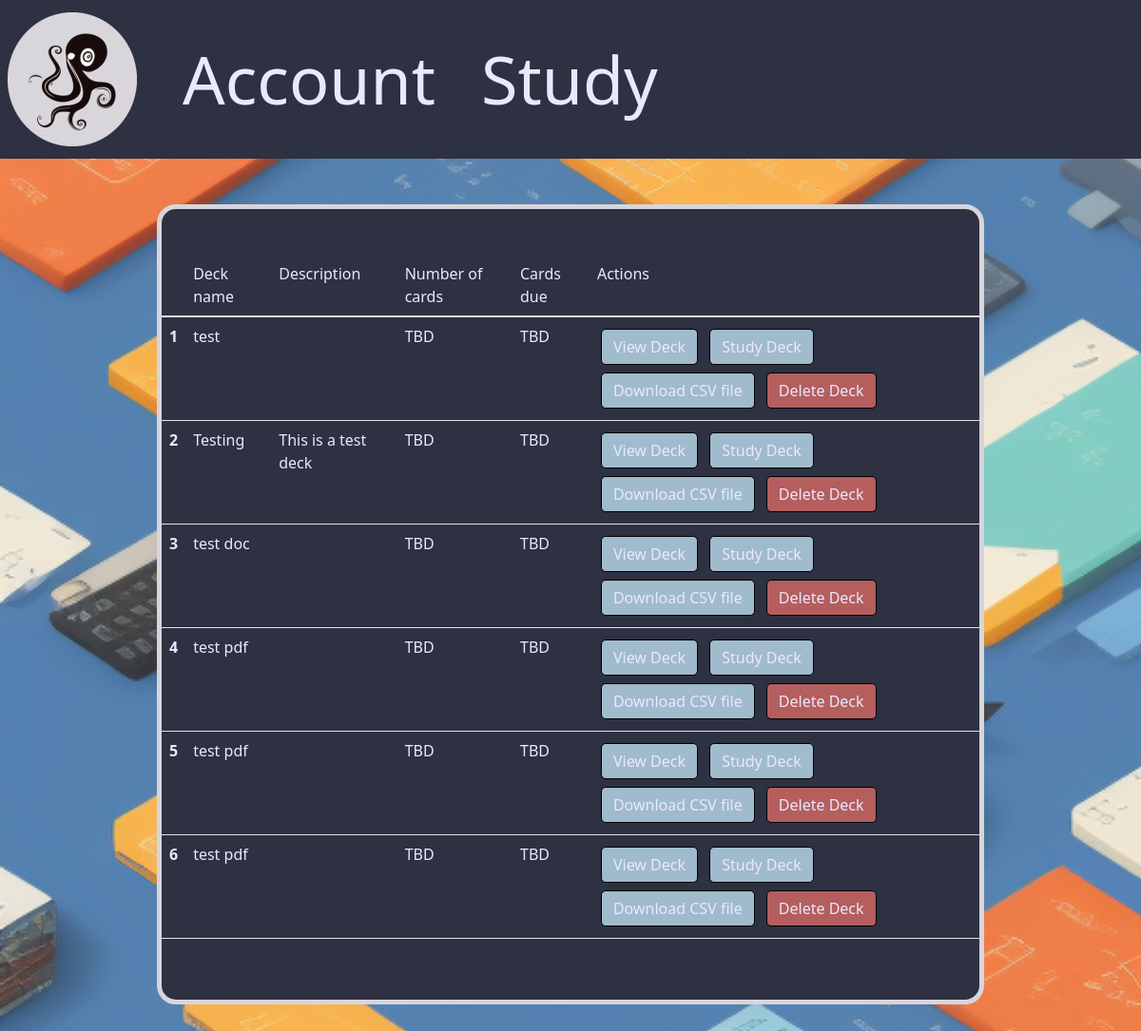
The page /viewdecks (signed in) on the database its author committed.
### app.py (models this page shows, shortened)
class Deck(db.Model):
    id = db.Column(db.Integer, primary_key=True)
    name = db.Column(db.String(50), nullable=False)
    description = db.Column(db.String(255), nullable=False)
    user_id = db.Column(db.Integer, db.ForeignKey('user.id'))
    cards = db.relationship('Card', secondary=cards, backref="decks", lazy="select")

### app.py (the view)
@app.route("/viewdecks", methods = ["GET", "POST"])
@login_required
def viewdecks():
    decks = Deck.query.all()
    return render_template('viewdecks.html', decks=decks)

### app.py (called while the page is built)
@login_manager.user_loader
def load_user(user_id):
    return User.query.get(int(user_id))

@app.after_request
def after_request(response):
    response.headers["Cache-Control"] = "no-cache, no-store, must-revalidate"
    response.headers["Expires"] = 0
    response.headers["Pragma"] = "no-cache"
    return response

### templates/viewdecks.html (shortened to what this page needs)
{% extends "layout.html" %}
{% block main_0 %}
<div class="col-10 mx-auto box_0 my-5 py-5">
<table class="table table_0">
<th>
    <td scope="col" > Deck name </td>
    <td scope="col" > Description</td>
    <td scope="col" > Number of cards </td>
    <td scope="col"  > Cards due </td>
    <td scope="col"  > Actions </td>
</th>
<tbody>
{% for deck in decks%}
<tr>
    <th scope="col" >{{deck.id }} </th>
    <td> {{deck.name }} </td>
    <td> {{deck.description }} </td>
    <td> TBD </td>
    <td> TBD </td>
    <td> <a href = "/currentdeck/{{deck.id}}" class="btn btn-primary box_study m-1">View Deck</a>
        <a href = "/study/{{deck.id}}" class="btn btn-primary box_study m-1">Study Deck </a>
        <a href ="/downloadascsv/{{deck.id}}" class="btn btn-primary box_study m-1">Download CSV file</a>
<a href = "/delete/{{deck.id}}" class="btn btn-primary box_warning m-1">Delete Deck</a>
    </td>
</tr>
  {% endfor %}
</tbody>
</table>
</div>
{% endblock %}

### static/style.css (style rules this page uses)
body { background-color: #D8D5DB !important; background-image: url("background_4.png") !important; background-size: cover; }
.btn-primary { background-color: #D8D5DB !important; color: #2D3142 !important; border-color: #7A9CC6 !important; }
.box_0 { border: 10px solid !important; align-content: center !important; background-color: #2D3142 !important; border-width: 5px !important; border-radius: 20px !important; border-color: #D8D5DB !important; align-self: center !important; color: #EAE8FF !important; }
.box_warning { border: 10px solid !important; align-content: center !important; background-color: #B55E5E !important; border-width: 1px !important; border-radius: 5px !important; border-color: black !important; align-self: center !important; color: #EAE8FF !important; }
.box_study { border: 10px solid !important; align-content: center !important; background-color: #9FBBCC !important; border-width: 1px !important; border-radius: 5px !important; border-color: black !important; align-self: center !important; color: #EAE8FF !important; }
.table_0 { color: #EAE8FF; }

### rows shown on the page
Deck: id "1", name "test"
Deck: id "2", name "Testing", description "This is a test deck"
Deck: id "3", name "test doc"
Deck: id "4", name "test pdf"
Deck: id "5", name "test pdf"
Deck: id "6", name "test pdf"
